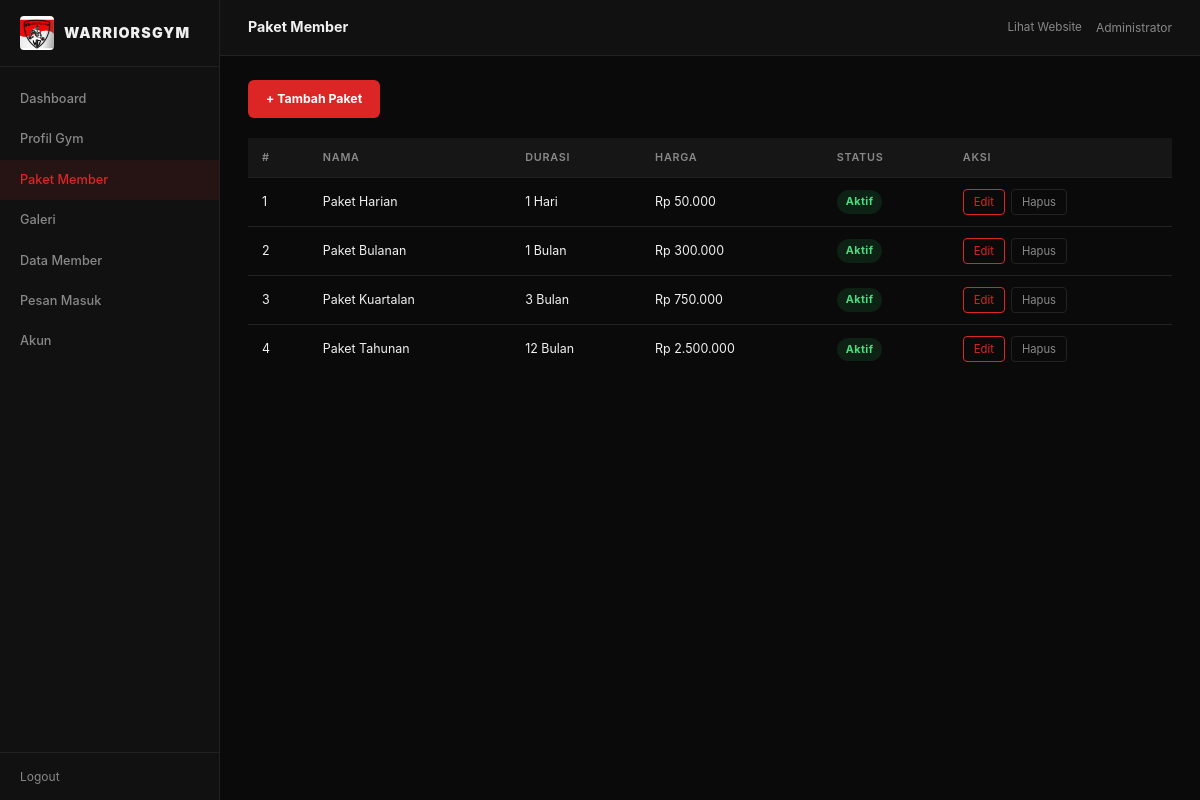
The app's page /admin/pages/paket.php (signed in) with its own data.
### tables this page shows
CREATE TABLE IF NOT EXISTS packages (
    id            INT UNSIGNED     AUTO_INCREMENT PRIMARY KEY,
    name          VARCHAR(100)     NOT NULL               COMMENT 'Nama paket (mis. Monthly, Quarterly)',
    duration      VARCHAR(50)      NOT NULL               COMMENT 'Durasi paket (mis. 1 Bulan, 3 Bulan)',
    price         DECIMAL(12,2)    NOT NULL DEFAULT 0.00,
    description   TEXT                                    COMMENT 'Deskripsi singkat paket',
    benefits      TEXT                                    COMMENT 'Daftar keuntungan (JSON array atau teks)',
    display_order SMALLINT         NOT NULL DEFAULT 0     COMMENT 'Urutan tampil di halaman publik',
    is_active     TINYINT(1)       NOT NULL DEFAULT 1,
    created_by    INT UNSIGNED     NOT NULL,
    created_at    TIMESTAMP        DEFAULT CURRENT_TIMESTAMP,
    updated_at    TIMESTAMP        DEFAULT CURRENT_TIMESTAMP
                                   ON UPDATE CURRENT_TIMESTAMP,
    CONSTRAINT fk_packages_admin
        FOREIGN KEY (created_by) REFERENCES admins (id)
        ON UPDATE CASCADE ON DELETE RESTRICT
);

### admin/config/db.php (called while the page is built, shortened)
<?php
function e(string $s): string {
    return htmlspecialchars($s, ENT_QUOTES, 'UTF-8');
}
function fmtPrice(float $price): string {
    return 'Rp ' . number_format($price, 0, ',', '.');
}

### admin/pages/paket.php (the view, shortened to what this page needs)
<?php
require_once '../../config/db.php';
$currentPage = 'paket';
$pageTitle   = 'Paket Member';
$pdo = db();
$packages = $pdo->query('SELECT * FROM packages ORDER BY display_order, id')->fetchAll();
require_once '../../includes/header.php';
?>
<div class="page-actions">
  <a href="?action=add" class="btn-primary">+ Tambah Paket</a>
</div>
<table class="data-table">
  <thead>
    <tr><th>#</th><th>Nama</th><th>Durasi</th><th>Harga</th><th>Status</th><th>Aksi</th></tr>
  </thead>
  <tbody>
  <?php if ($packages): ?>
  <?php foreach ($packages as $p): ?>
    <tr>
      <td><?= (int)$p['display_order'] ?></td>
      <td><?= e($p['name']) ?></td>
      <td><?= e($p['duration']) ?></td>
      <td><?= fmtPrice((float)$p['price']) ?></td>
      <td><span class="badge badge-<?= $p['is_active'] ? 'active' : 'expired' ?>"><?= $p['is_active'] ? 'Aktif' : 'Nonaktif' ?></span></td>
      <td class="row-actions">
        <a href="?action=edit&id=<?= $p['id'] ?>" class="btn-edit">Edit</a>
        <a href="?action=delete&id=<?= $p['id'] ?>" class="btn-del" onclick="return confirm('Hapus paket ini?')">Hapus</a>
      </td>
    </tr>
  <?php endforeach; ?>
  <?php else: ?>
    <tr><td colspan="6" class="empty-note">Belum ada paket.</td></tr>
  <?php endif; ?>
  </tbody>
</table>
<?php require_once '../../includes/footer.php'; ?>

### admin/includes/header.php (shortened to what this page needs)
<?php
$menu = [
    'dashboard' => 'Dashboard',
    'profil'    => 'Profil Gym',
    'paket'     => 'Paket Member',
    'galeri'    => 'Galeri',
    'member'    => 'Data Member',
    'pesan'     => 'Pesan Masuk',
    'akun'      => 'Akun',
];
?>
<!DOCTYPE html>
<html lang="id">
<head>
<link rel="stylesheet" href="<?= ADMIN_PATH ?>/admin.css">
</head>
<body>
<div class="layout">
  <aside class="sidebar">
    <div class="sidebar-brand">
  <img src="/gym/img/logo.jpg" alt="Warriors Gym" class="sidebar-logo-img">
  <span>WARRIORS<span class="brand-accent">GYM</span></span>
</div>
    <nav class="sidebar-nav">
      <?php foreach ($menu as $key => $label): ?>
      <a href="<?= ADMIN_PATH ?>/pages/<?= $key ?>.php"
         class="nav-item <?= ($currentPage ?? '') === $key ? 'active' : '' ?>">
        <span><?= $label ?></span>
      </a>
      <?php endforeach; ?>
    </nav>
    <a href="<?= ADMIN_PATH ?>/logout.php" class="sidebar-logout">Logout</a>
  </aside>
  <div class="page-wrap">
    <header class="topbar">
      <h1 class="page-title"><?= e($pageTitle ?? ucfirst($currentPage)) ?></h1>
      <div class="topbar-right">
        <a href="<?= SITE_PATH ?>/" target="_blank" class="btn-site">Lihat Website</a>
        <span class="admin-name"><?= e($_SESSION['admin_name'] ?? 'Admin') ?></span>
      </div>
    </header>
    <main class="main-content">

### admin/includes/footer.php
    </main>
  </div>
</div>
</body>
</html>

### admin/admin.css (style rules this page uses)
*, *::before, *::after { box-sizing: border-box; margin: 0; padding: 0; }
:root { --accent: #DC2626; --accent-lt: #EF4444; --accent-dk: #B91C1C; --bg: #0a0a0a; --bg2: #111111; --surface: #161616; --border: #222222; --text: #F0F0F0; --text2: #888888; --text3: #3a3a3a; --radius: 6px; --sidebar-w: 220px; --font: 'Inter', system-ui, sans-serif; }
html { font-size: 15px; }
body { background: var(--bg); color: var(--text); font-family: var(--font); line-height: 1.6; }
a { color: inherit; text-decoration: none; }
.layout { display: flex; min-height: 100vh; }
.sidebar { width: var(--sidebar-w); background: var(--bg2); border-right: 1px solid var(--border); display: flex; flex-direction: column; position: fixed; top: 0; left: 0; bottom: 0; z-index: 100; }
.sidebar-brand { padding: 16px 20px; display: flex; align-items: center; gap: 10px; font-size: .95rem; font-weight: 900; letter-spacing: .08em; border-bottom: 1px solid var(--border); white-space: nowrap; }
.sidebar-brand span { color: var(--text); }
.brand-accent { color: var(--accent); }
.sidebar-logo-img { width: 34px; height: 34px; object-fit: contain; border-radius: 4px; flex-shrink: 0; }
.sidebar-nav { flex: 1; padding: 12px 0; overflow-y: auto; }
.nav-item { display: flex; align-items: center; gap: 10px; padding: 10px 20px; font-size: .85rem; font-weight: 500; color: var(--text2); transition: color .15s, background .15s; }
.nav-item.active { color: var(--accent); background: rgba(220,38,38,.1); }
.sidebar-logout { display: block; padding: 14px 20px; font-size: .8rem; color: var(--text2); border-top: 1px solid var(--border); transition: color .15s; }
.page-wrap { margin-left: var(--sidebar-w); flex: 1; display: flex; flex-direction: column; min-height: 100vh; }
.topbar { display: flex; align-items: center; gap: 16px; padding: 0 28px; height: 56px; background: var(--bg2); border-bottom: 1px solid var(--border); position: sticky; top: 0; z-index: 50; }
.page-title { font-size: .95rem; font-weight: 700; flex: 1; }
.topbar-right { display: flex; align-items: center; gap: 14px; }
.btn-site { font-size: .78rem; color: var(--text2); transition: color .15s; }
.admin-name { font-size: .8rem; color: var(--text2); }
.main-content { flex: 1; padding: 24px 28px; }
.btn-primary { display: inline-flex; align-items: center; gap: 6px; padding: 9px 18px; background: var(--accent); color: #fff; border: none; border-radius: var(--radius); font-size: .82rem; font-weight: 700; cursor: pointer; transition: background .15s; }
.btn-edit { padding: 3px 10px; font-size: .75rem; border: 1px solid var(--accent); color: var(--accent); border-radius: 4px; transition: all .15s; }
.btn-del { padding: 3px 10px; font-size: .75rem; border: 1px solid var(--border); color: var(--text2); border-radius: 4px; transition: all .15s; }
.page-actions { margin-bottom: 20px; }
.data-table { width: 100%; border-collapse: collapse; font-size: .83rem; }
.data-table thead { background: var(--surface); }
.data-table th { padding: 11px 14px; text-align: left; font-size: .72rem; text-transform: uppercase; letter-spacing: .07em; color: var(--text2); font-weight: 600; white-space: nowrap; }
.data-table td { padding: 11px 14px; border-top: 1px solid var(--border); vertical-align: middle; }
.row-actions { display: flex; gap: 6px; }
.badge { display: inline-block; padding: 3px 9px; border-radius: 20px; font-size: .72rem; font-weight: 700; letter-spacing: .04em; }
.badge-active { background: rgba(34,197,94,.12); color: #4ade80; }

### records on screen
packages: display_order "1", name "Paket Harian", duration "1 Hari", price "Rp 50.000", is_active "Aktif"
packages: display_order "2", name "Paket Bulanan", duration "1 Bulan", price "Rp 300.000", is_active "Aktif"
packages: display_order "3", name "Paket Kuartalan", duration "3 Bulan", price "Rp 750.000", is_active "Aktif"
packages: display_order "4", name "Paket Tahunan", duration "12 Bulan", price "Rp 2.500.000", is_active "Aktif"

### other values on screen
$label "Dashboard"
$label "Profil Gym"
$label "Paket Member"
$label "Galeri"
$label "Data Member"
$label "Pesan Masuk"
$label "Akun"
$pageTitle "Paket Member"
$_SESSION['admin_name'] "Administrator"
